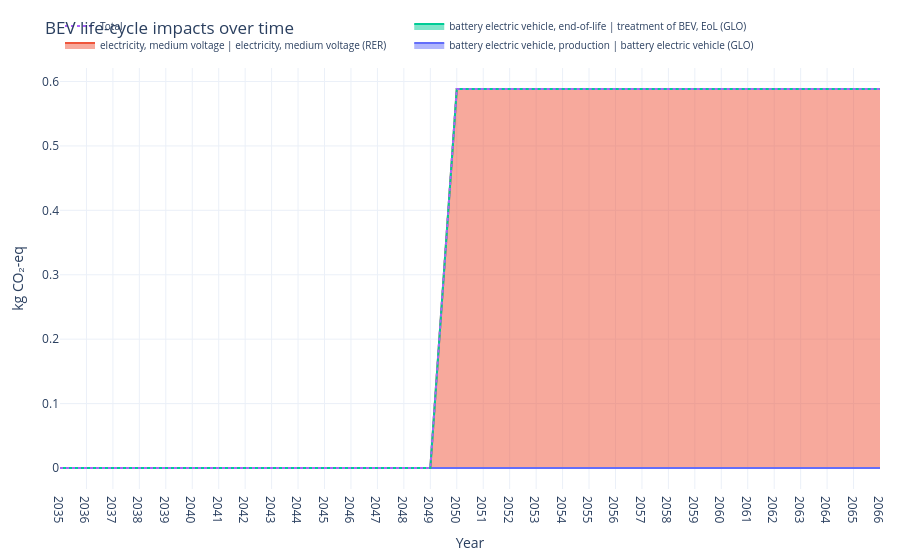

The cell this chart's notebook holds for it:
### Code cell
fig = plot_temporal_scores(
    results_by_year=results,   # your dict
    a3=a3,
    title="BEV life-cycle impacts over time",
    method_label="kg CO₂-eq",  # or whatever your LCIA method is
)
fig.show()

### Figure 1 — Plotly figure (JSON) as saved in the notebook; plotly's stock layout.template omitted (floating-point values rounded to 4 significant figures)
{"data": [{"hovertemplate": "<b>%{fullData.name}</b><br>Year: %{x}<br>kg CO₂-eq: %{y:.6g}<extra></extra>", "mode": "lines", "name": "battery electric vehicle, production | battery electric vehicle (GLO)", "stackgroup": "one", "type": "scatter", "x": [2035, 2036, 2037, 2038, 2039, 2040, 2041, 2042, 2043, 2044, 2045, 2046, 2047, 2048, 2049, 2050, 2051, 2052, 2053, 2054, 2055, 2056, 2057, 2058, 2059, 2060, 2061, 2062, 2063, 2064, 2065, 2066], "y": [7.812e-05, 0.0001562, 0.0002344, 0.0003125, 0.0003906, 0.0004687, 0.0005469, 0.000625, 0.0005469, 0.0004687, 0.0003906, 0.0003125, 0.0002344, 0.0001562, 7.812e-05, 0.0, 0.0, 0.0, 0.0, 0.0, 0.0, 0.0, 0.0, 0.0, 0.0, 0.0, 0.0, 0.0, 0.0, 0.0, 0.0, 0.0]}, {"hovertemplate": "<b>%{fullData.name}</b><br>Year: %{x}<br>kg CO₂-eq: %{y:.6g}<extra></extra>", "mode": "lines", "name": "electricity, medium voltage | electricity, medium voltage (RER)", "stackgroup": "one", "type": "scatter", "x": [2035, 2036, 2037, 2038, 2039, 2040, 2041, 2042, 2043, 2044, 2045, 2046, 2047, 2048, 2049, 2050, 2051, 2052, 2053, 2054, 2055, 2056, 2057, 2058, 2059, 2060, 2061, 2062, 2063, 2064, 2065, 2066], "y": [0.0, 0.0, 0.0, 0.0, 0.0, 0.0, 0.0, 0.0, 0.0, 0.0, 0.0, 0.0, 0.0, 0.0, 0.0, 0.5882, 0.5882, 0.5882, 0.5882, 0.5882, 0.5882, 0.5882, 0.5882, 0.5882, 0.5882, 0.5882, 0.5882, 0.5882, 0.5882, 0.5882, 0.5882, 0.5882]}, {"hovertemplate": "<b>%{fullData.name}</b><br>Year: %{x}<br>kg CO₂-eq: %{y:.6g}<extra></extra>", "mode": "lines", "name": "battery electric vehicle, end-of-life | treatment of BEV, EoL (GLO)", "stackgroup": "one", "type": "scatter", "x": [2035, 2036, 2037, 2038, 2039, 2040, 2041, 2042, 2043, 2044, 2045, 2046, 2047, 2048, 2049, 2050, 2051, 2052, 2053, 2054, 2055, 2056, 2057, 2058, 2059, 2060, 2061, 2062, 2063, 2064, 2065, 2066], "y": [0.0, 0.0, 0.0, 0.0, 0.0, 0.0, 0.0, 0.0, 0.0, 0.0, 0.0, 0.0, 0.0, 0.0, 0.0, 0.0, 0.0, 0.0, 0.0, 0.0, 0.0, 0.0, 0.0, 0.0, 1.562e-05, 3.125e-05, 4.687e-05, 6.25e-05, 4.687e-05, 3.125e-05, 1.562e-05, 0.0]}, {"hovertemplate": "<b>Total</b><br>Year: %{x}<br>kg CO₂-eq: %{y:.6g}<extra></extra>", "line": {"dash": "dot", "width": 2}, "mode": "lines", "name": "Total", "showlegend": true, "type": "scatter", "x": [2035, 2036, 2037, 2038, 2039, 2040, 2041, 2042, 2043, 2044, 2045, 2046, 2047, 2048, 2049, 2050, 2051, 2052, 2053, 2054, 2055, 2056, 2057, 2058, 2059, 2060, 2061, 2062, 2063, 2064, 2065, 2066], "y": [7.812e-05, 0.0001562, 0.0002344, 0.0003125, 0.0003906, 0.0004687, 0.0005469, 0.000625, 0.0005469, 0.0004687, 0.0003906, 0.0003125, 0.0002344, 0.0001562, 7.812e-05, 0.5882, 0.5882, 0.5882, 0.5882, 0.5882, 0.5882, 0.5882, 0.5882, 0.5882, 0.5883, 0.5883, 0.5883, 0.5883, 0.5883, 0.5883, 0.5883, 0.5882]}], "layout": {"hovermode": "x unified", "legend": {"font": {"size": 10}, "orientation": "h", "x": 0, "xanchor": "left", "y": 1.02, "yanchor": "bottom"}, "margin": {"b": 40, "l": 60, "r": 20, "t": 60}, "title": {"text": "BEV life-cycle impacts over time"}, "xaxis": {"dtick": 1, "showgrid": true, "tickformat": "d", "title": {"text": "Year"}, "zeroline": false}, "yaxis": {"showgrid": true, "title": {"text": "kg CO₂-eq"}, "zeroline": false}}}
